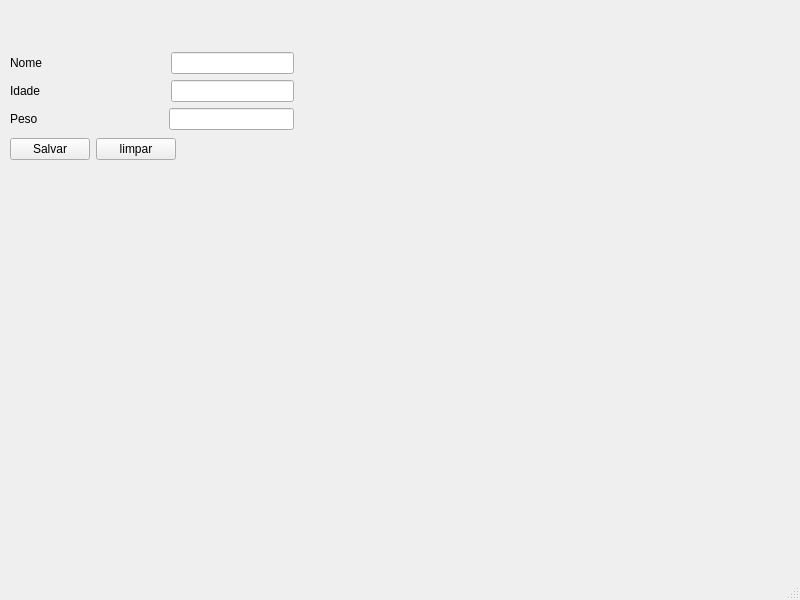
<?xml version="1.0" encoding="UTF-8"?>
<!-- Reconstruído em 2026 a partir do ui_mainwindow.h gerado na pasta build (o .ui original foi perdido). -->
<ui version="4.0">
 <class>MainWindow</class>
 <widget class="QMainWindow" name="MainWindow">
  <property name="geometry">
   <rect>
    <x>0</x>
    <y>0</y>
    <width>800</width>
    <height>600</height>
   </rect>
  </property>
  <property name="windowTitle">
   <string>MainWindow</string>
  </property>
  <widget class="QWidget" name="centralwidget">
   <widget class="QWidget" name="widget">
    <property name="geometry">
     <rect>
      <x>10</x>
      <y>50</y>
      <width>284</width>
      <height>113</height>
     </rect>
    </property>
    <layout class="QVBoxLayout" name="verticalLayout_2">
     <property name="leftMargin">
      <number>0</number>
     </property>
     <property name="topMargin">
      <number>0</number>
     </property>
     <property name="rightMargin">
      <number>0</number>
     </property>
     <property name="bottomMargin">
      <number>0</number>
     </property>
     <item>
      <layout class="QVBoxLayout" name="verticalLayout">
       <item>
        <layout class="QHBoxLayout" name="horizontalLayout">
         <item>
          <widget class="QLabel" name="label">
           <property name="text">
            <string>Nome</string>
           </property>
          </widget>
         </item>
         <item>
          <spacer name="horizontalSpacer_2">
           <property name="orientation">
            <enum>Qt::Horizontal</enum>
           </property>
           <property name="sizeHint" stdset="0">
            <size>
             <width>40</width>
             <height>20</height>
            </size>
           </property>
          </spacer>
         </item>
         <item>
          <widget class="QLineEdit" name="txt_nome"/>
         </item>
        </layout>
       </item>
       <item>
        <layout class="QHBoxLayout" name="horizontalLayout_3">
         <item>
          <widget class="QLabel" name="label_2">
           <property name="text">
            <string>Idade</string>
           </property>
          </widget>
         </item>
         <item>
          <spacer name="horizontalSpacer_5">
           <property name="orientation">
            <enum>Qt::Horizontal</enum>
           </property>
           <property name="sizeHint" stdset="0">
            <size>
             <width>40</width>
             <height>20</height>
            </size>
           </property>
          </spacer>
         </item>
         <item>
          <widget class="QLineEdit" name="txt_idade"/>
         </item>
        </layout>
       </item>
       <item>
        <layout class="QHBoxLayout" name="horizontalLayout_4">
         <item>
          <widget class="QLabel" name="label_3">
           <property name="text">
            <string>Peso</string>
           </property>
          </widget>
         </item>
         <item>
          <spacer name="horizontalSpacer_7">
           <property name="orientation">
            <enum>Qt::Horizontal</enum>
           </property>
           <property name="sizeHint" stdset="0">
            <size>
             <width>40</width>
             <height>20</height>
            </size>
           </property>
          </spacer>
         </item>
         <item>
          <widget class="QLineEdit" name="txt_peso"/>
         </item>
        </layout>
       </item>
      </layout>
     </item>
     <item>
      <layout class="QHBoxLayout" name="horizontalLayout_2">
       <item>
        <widget class="QPushButton" name="btn_salvar">
         <property name="text">
          <string>Salvar</string>
         </property>
        </widget>
       </item>
       <item>
        <widget class="QPushButton" name="btn_limpar">
         <property name="text">
          <string>limpar</string>
         </property>
        </widget>
       </item>
       <item>
        <spacer name="horizontalSpacer_3">
         <property name="orientation">
          <enum>Qt::Horizontal</enum>
         </property>
         <property name="sizeHint" stdset="0">
          <size>
           <width>40</width>
           <height>20</height>
          </size>
         </property>
        </spacer>
       </item>
      </layout>
     </item>
    </layout>
   </widget>
  </widget>
  <widget class="QMenuBar" name="menubar">
   <property name="geometry">
    <rect>
     <x>0</x>
     <y>0</y>
     <width>800</width>
     <height>21</height>
    </rect>
   </property>
  </widget>
  <widget class="QStatusBar" name="statusbar"/>
 </widget>
 <resources/>
 <connections/>
</ui>
